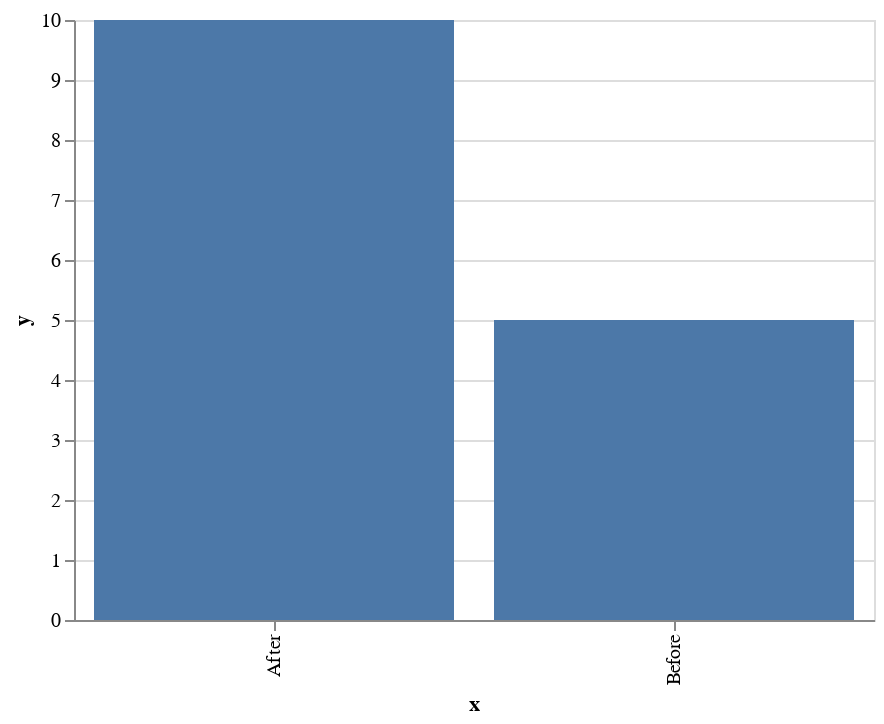

Notebook cell for this chart:
### Code cell
source = pd.DataFrame({'x':['Before', 'After'], 'y':[5, 10]})

alt.Chart(source).mark_bar().configure_scale(rangeStep=100).encode(x='x', y='y')

### Figure 1 — Vega-Lite specification as saved in the notebook (floating-point values rounded to 4 significant figures)
{"$schema": "https://vega.github.io/schema/vega-lite/v3.4.0.json", "config": {"mark": {"tooltip": null}, "scale": {"rangeStep": 100}, "view": {"height": 300, "width": 400}}, "data": {"name": "data-d7f5d9fc1cb974e3f324bf086d48a86d"}, "datasets": {"data-d7f5d9fc1cb974e3f324bf086d48a86d": [{"x": "Before", "y": 5}, {"x": "After", "y": 10}]}, "encoding": {"x": {"field": "x", "type": "nominal"}, "y": {"field": "y", "type": "quantitative"}}, "mark": "bar"}
